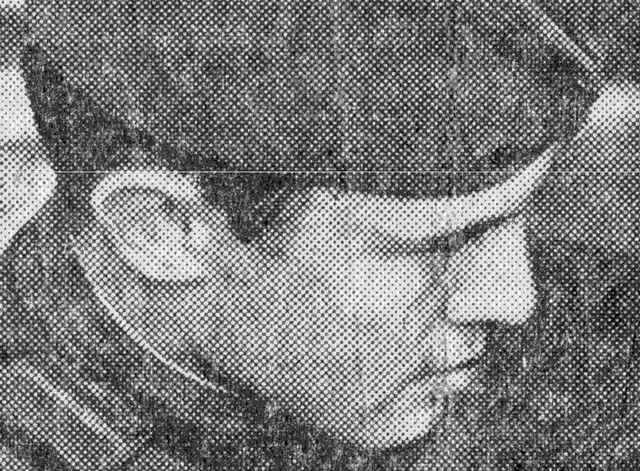
#> input picture assignment3/image1.jpg, 640 x 471 px
$ python hw3.py
#> lines starting #> are read from the running program, lines starting #| are printed output that depends on the picture; after the words box and inside, x2 and y2 are one past the last pixel; in counts of white or black regions, pixels touching at a corner belong together
import cv2
import numpy as np
import matplotlib.pyplot as plt

# read the damaged image
file_name = str(input('input image filename:'))
#> the answer given: image1.jpg
damaged_img = cv2.imread(file_name, 0)  # grayscale mode
#> damaged_img is the input picture: shape (471, 640); min 0, max 255, mean 123.6
plt.figure(figsize=(15, 5))  # set the size of the figure
plt.subplot(143), plt.imshow(damaged_img, cmap='gray'), plt.title('Damaged Image')

# do the Fourier Transform
f_transform = np.fft.fft2(damaged_img)
fshift = np.fft.fftshift(f_transform) # shift the zero frequency component to the center

# gain the magnitude and phase spectrum
magnitude_spectrum = np.log(np.abs(fshift))
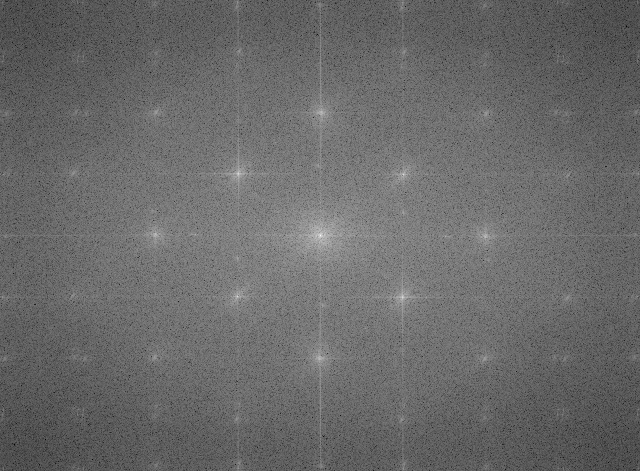
#> magnitude_spectrum: shape (471, 640) float64; min 2.66, max 17.43, mean 8.79; drawn with min black and max white
plt.subplot(141), plt.imshow(magnitude_spectrum, cmap='gray'), plt.title('Magnitude Spectrum')

phase_spectrum = np.angle(fshift)
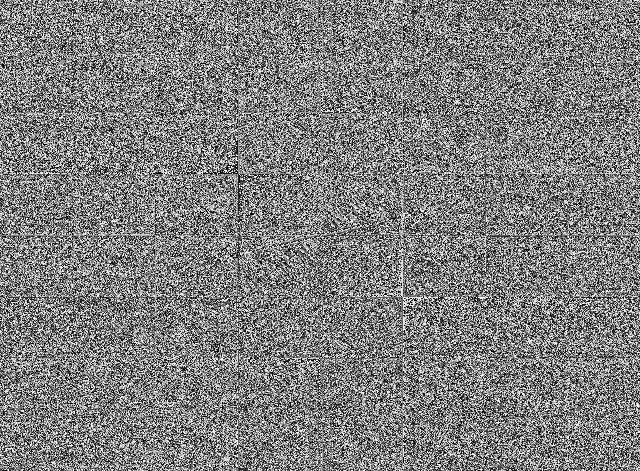
#> phase_spectrum: shape (471, 640) float64; min -3.14, max 3.14, mean 1.02e-17; drawn with min black and max white
plt.subplot(142), plt.imshow(phase_spectrum, cmap='gray'), plt.title('Phase Spectrum')

# apply the low pass filter
rows, cols = damaged_img.shape
#> rows = 471; cols = 640
crow, ccol = rows // 2 , cols // 2  # find the center of the image
#> crow = 235; ccol = 320
radius = 45  # set the radius of the circle
lpf_mask = np.zeros((rows, cols), np.uint8)
cv2.circle(lpf_mask, (ccol, crow), radius, 1, -1)
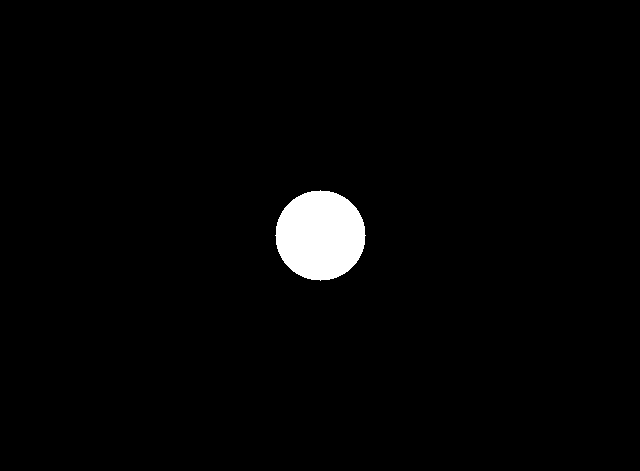
#> lpf_mask: shape (471, 640); values 0 (black) and 1 (white), 2.1% white; 1 white region, box (x1, y1, x2, y2) and area: (275, 190, 366, 281) 6361
magnitude_spectrum_filtered = magnitude_spectrum * lpf_mask

#mix the magnitude and phase spectrum
restored_f_transform = np.exp(magnitude_spectrum_filtered + 1j * phase_spectrum)

# reverse the Fourier Transform
restored_img = np.fft.ifftshift(restored_f_transform)
restored_img = np.fft.ifft2(restored_img)
restored_img = np.abs(restored_img)
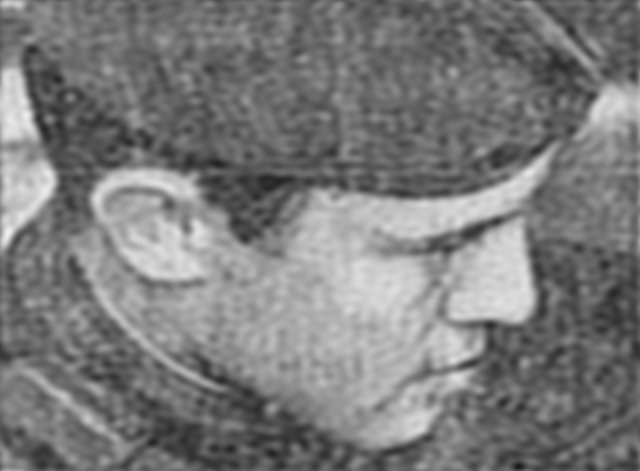
#> restored_img: shape (471, 640) float64; min 24.61, max 239.1, mean 123.6
restored_img = np.uint8(restored_img)

plt.subplot(144), plt.imshow(restored_img, cmap='gray'), plt.title('Restored Image')

plt.subplots_adjust(hspace=0.5, wspace=0.5) #set the space between the subplots
plt.show()

$ run again, on assignment3/image4.jpg
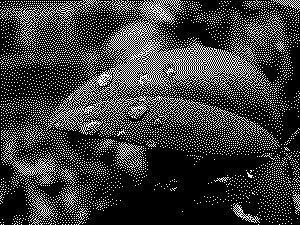
#> input picture assignment3/image4.jpg, 300 x 225 px
#> damaged_img: shape (225, 300); 22.6% white in thin lines or dots
#> `phase_spectrum = np.angle(fshift)`:
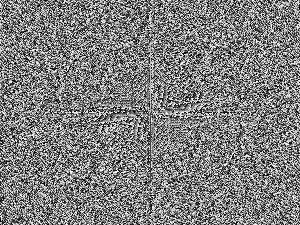
#> phase_spectrum: shape (225, 300) float64; min -3.14, max 3.14, mean 4.65e-05; drawn with min black and max white
#> lpf_mask: shape (225, 300); values 0 (black) and 1 (white), 9.4% white; 1 white region, box (x1, y1, x2, y2) and area: (105, 67, 196, 158) 6361
#> `restored_img = np.abs(restored_img)`:
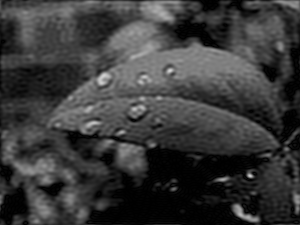
#> restored_img: shape (225, 300) float64; min 4.46e-05, max 213.8, mean 58.2
